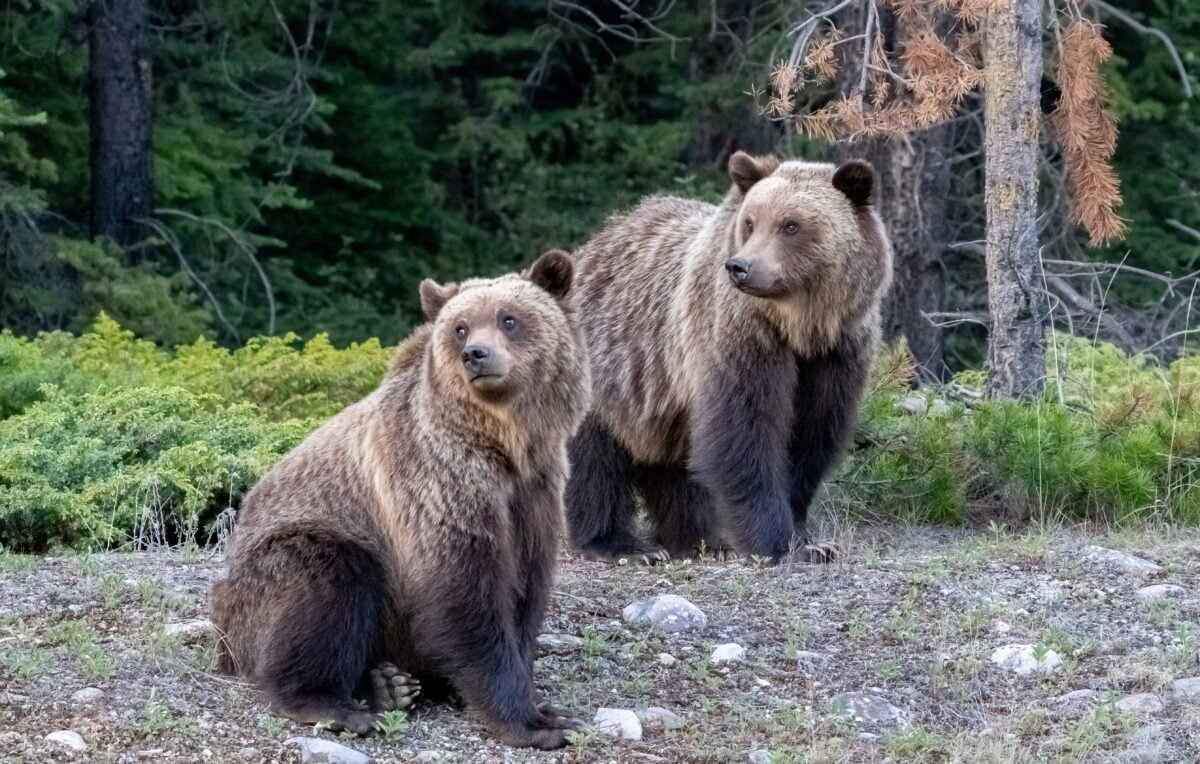
#> input picture dsa/deep_learning/multi_gpu_programming/imagem.jpeg, 1200 x 764 px
$ python p1-01-opencv.py   (older library calls are emulated)
#> lines starting #> are read from the running program, lines starting #| are printed output that depends on the picture
# Projeto 1
# Filtro Sobel com OpenCV

# pip install opencv-python

# Imports
import cv2
import matplotlib.pyplot as plt
import numpy as np
from time import perf_counter_ns

# Definindo a função de filtro Sobel
def sobel_filter(image_gray):

    # Aplicar o filtro Sobel na direção X
    # Sobel em X com kernel 3x3
    sobel_x = cv2.Sobel(image_gray, cv2.CV_32F, 1, 0, ksize=3)

    # Aplicar o filtro Sobel na direção Y
    # Sobel em Y com kernel 3x3
    sobel_y = cv2.Sobel(image_gray, cv2.CV_32F, 1, 1, ksize=3)

    # Calcular a magnitude dos gradientes
    magnitude = np.hypot(sobel_x, sobel_y)

    # Clip (limite) dos valores para o intervalo 0-255
    magnitude = np.clip(magnitude, 0, 255)

    # Converter a magnitude para uint8 e retornar
    return magnitude.astype(np.uint8)

# Definindo a função principal
def main():

    print("Executando o Filtro Sobel com OpenCV")

    # Caminho da imagem a ser lida
    image_path = 'imagem.jpeg'

    # Lendo a imagem em cores
    image_color = cv2.imread(image_path, cv2.IMREAD_COLOR)
#> image_color is the input picture: shape (764, 1200, 3); mean B, G, R 95, 102.3, 96.4

    # Convertendo a imagem para escala de cinza
    image_grayscale = cv2.cvtColor(image_color, cv2.COLOR_BGR2GRAY)
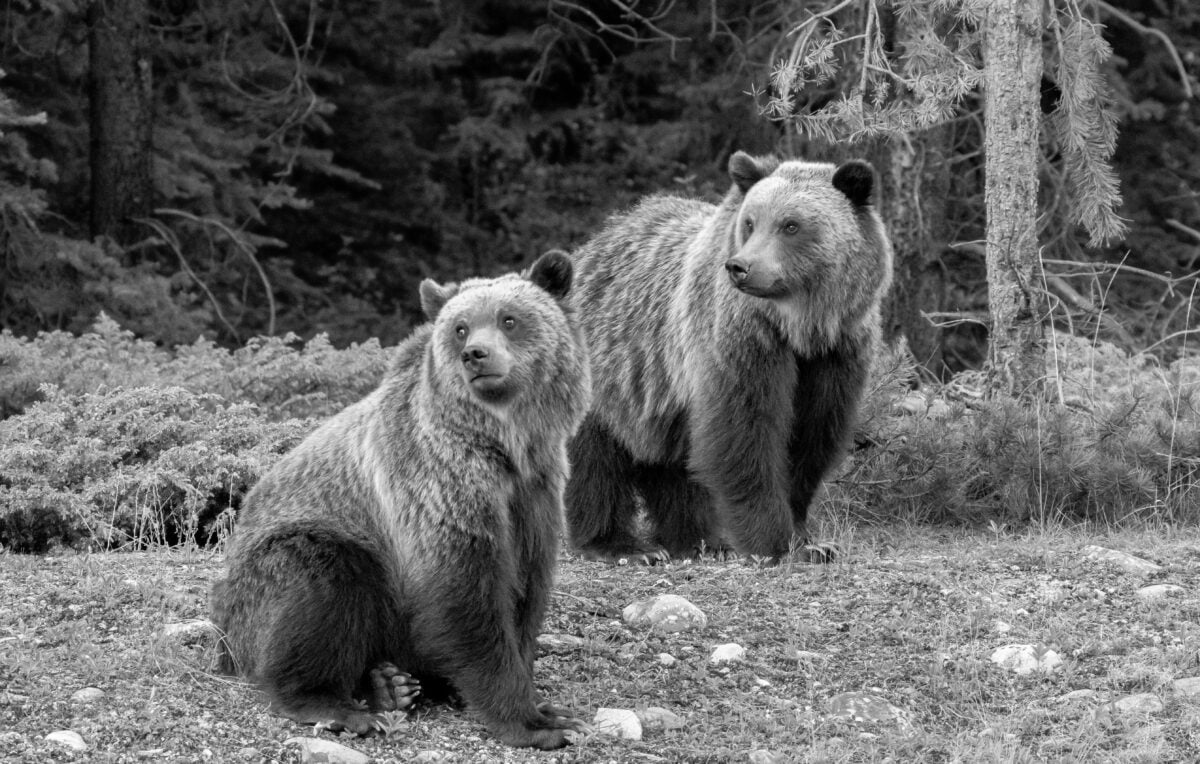
#> image_grayscale: shape (764, 1200); min 0, max 255, mean 99.7

    # Inicializando a variável para a imagem filtrada
    filtered_image = None

    # Definindo uma função auxiliar para aplicar o filtro Sobel
    def dsa_executa_sobel_filter():

        # Acessando a variável filtered_image do escopo externo
        nonlocal filtered_image

        # Aplicando o filtro Sobel
        filtered_image = sobel_filter(image_grayscale)

    # Definindo o número de vezes que o filtro será executado
    times_to_run = 5

    # Criando um array para armazenar os tempos de execução
    timing = np.empty(times_to_run, dtype=np.float32)

    # Executando o filtro várias vezes e medindo o tempo
    for i in range(timing.size):
        tic = perf_counter_ns()
        dsa_executa_sobel_filter()
        toc = perf_counter_ns()
        timing[i] = toc - tic
#> this loop made 5 passes
#> pass 1, in sobel_filter, `sobel_y = cv2.Sobel(image_gray, cv2.CV_32F, 1, 1, ksize=3)`:
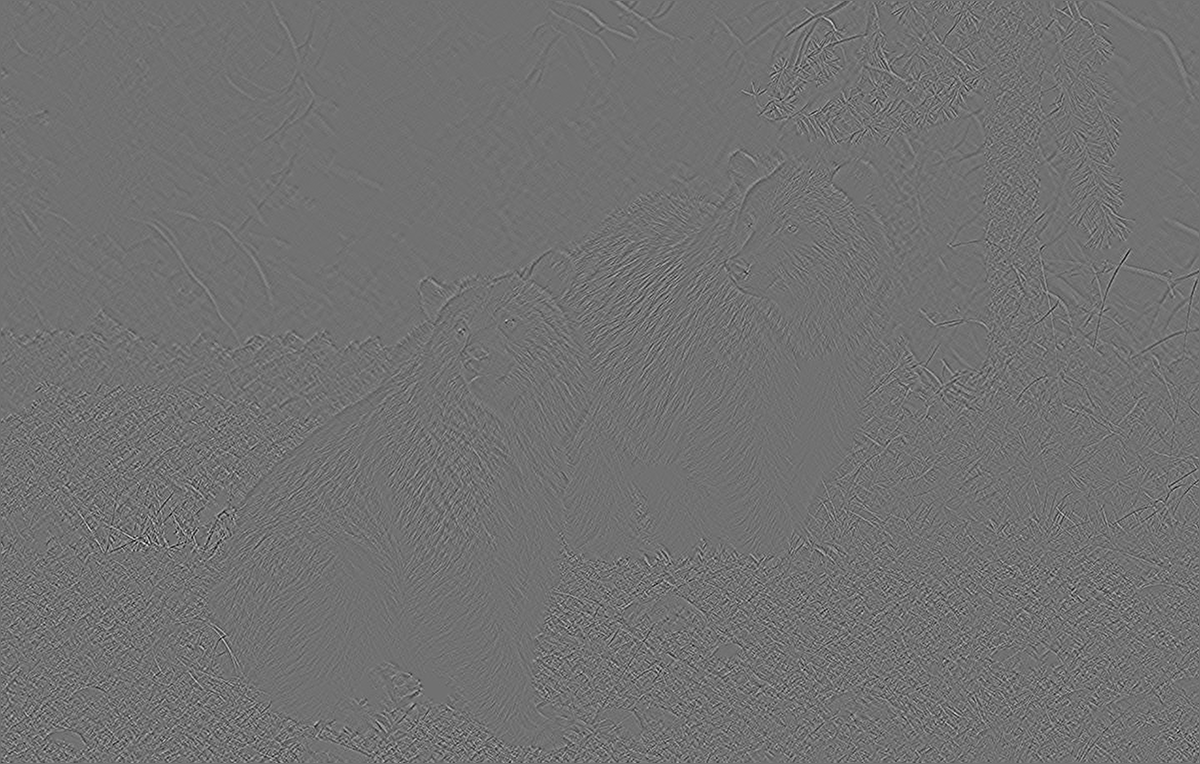
#> sobel_y: shape (764, 1200) float32; min -227, max 281, mean 0; drawn with min black and max white
#> pass 1, in sobel_filter, `magnitude = np.hypot(sobel_x, sobel_y)`:
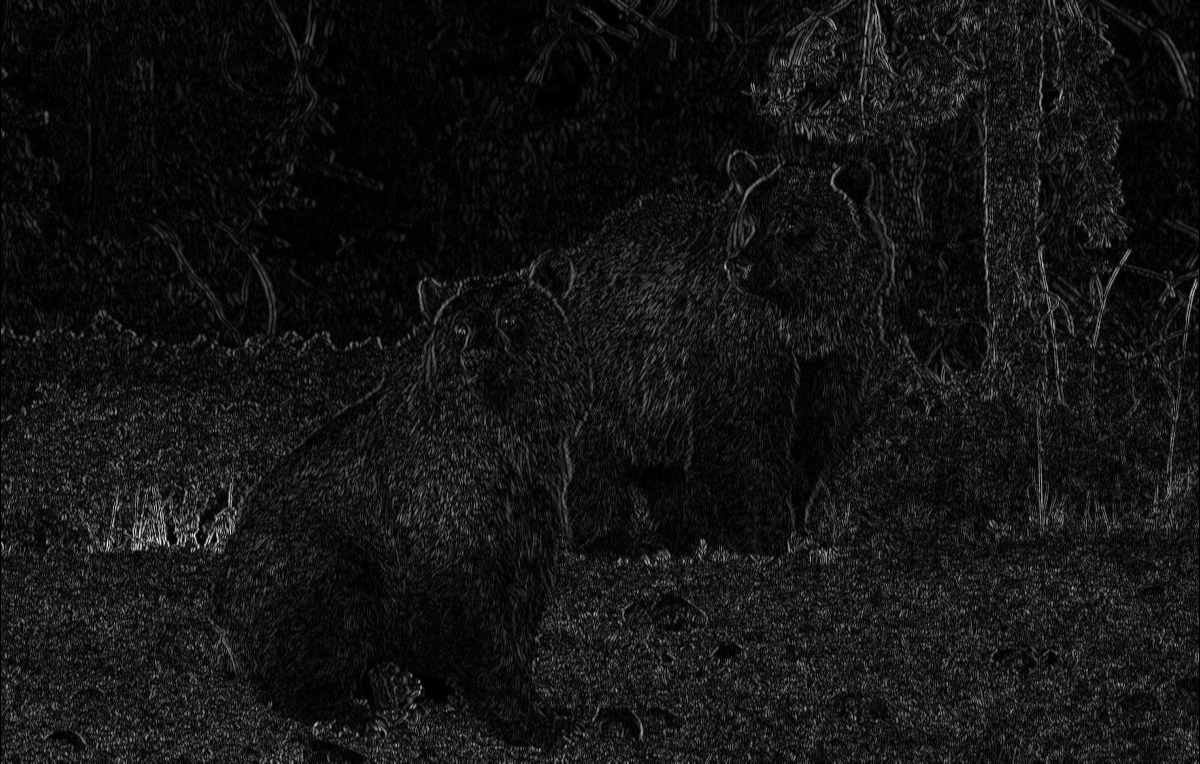
#> magnitude: shape (764, 1200) float32; min 0, max 766, mean 61.2; drawn with min black and max white
#> pass 1, in sobel_filter, `magnitude = np.clip(magnitude, 0, 255)`:
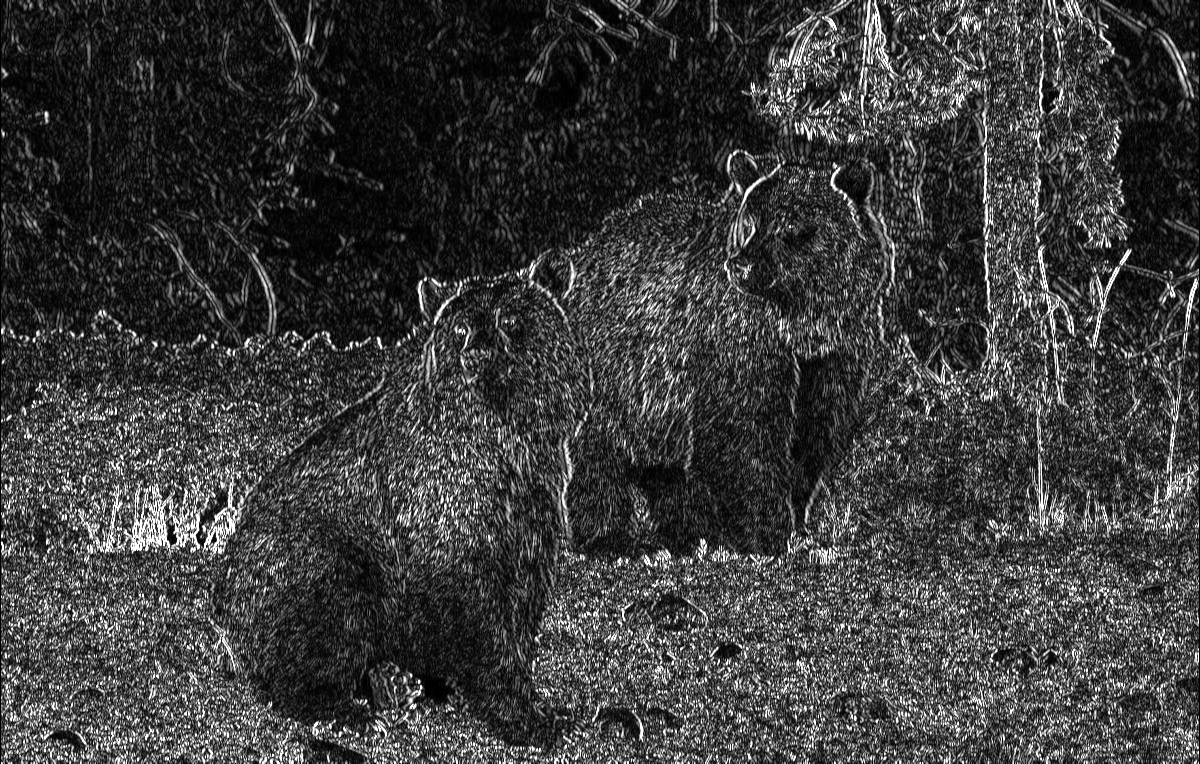
#> magnitude: shape (764, 1200) float32; min 0, max 255, mean 60.4

    # Convertendo o tempo para segundos
    timing *= 1e-9

    # Imprimindo o tempo médio de execução
    print(f"Tempo Médio de Execução: {timing.mean():.3f} segundos")

    # Configurando e exibindo o resultado do filtro
    plt.rcParams["figure.figsize"] = (8, 8)
    fig, ax = plt.subplots()
    fig.subplots_adjust(left=0, bottom=0, right=1, top=1)
    plt.imshow(filtered_image, cmap='gray')
    plt.title('Resultado')
    plt.axis('off')
    plt.savefig('imagem-p1-01.png', bbox_inches='tight', pad_inches=0)
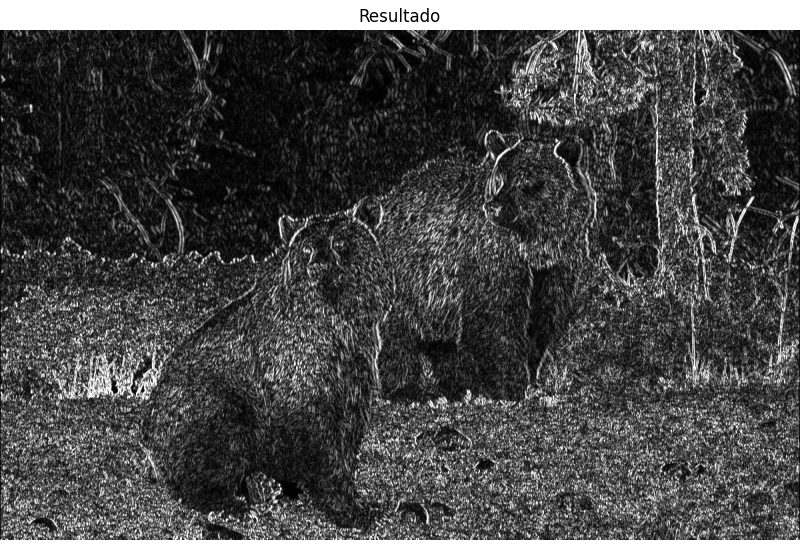
#> figure drawn by matplotlib, 1 panel

# Executando a função principal se o script for o principal executado
if __name__ == '__main__':
    main()
